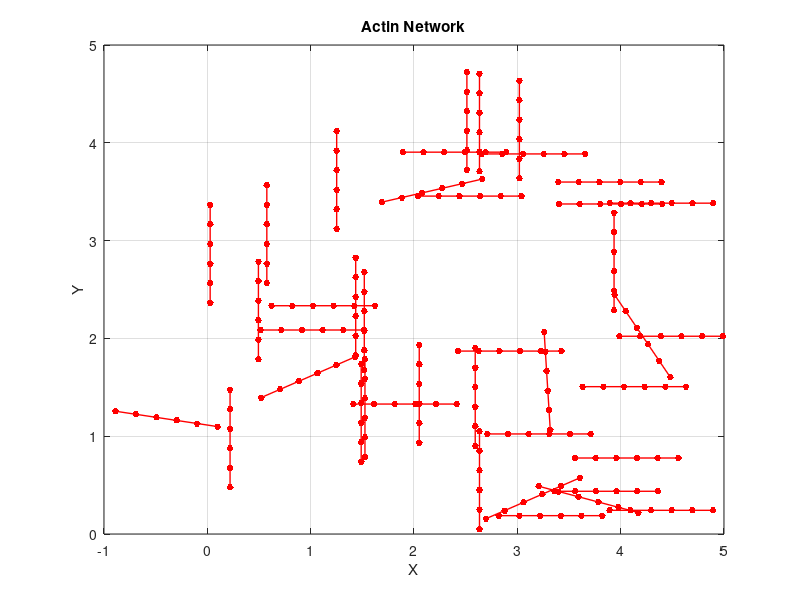

The MATLAB script that drew this image:
%This will generate an actin filament network. The filaments are randomly oriented

rng("shuffle");

%%FOR USER: Change the following according to the network settings
%=====================================================================
%=====================================================================
%Number of desired filaments in the network:
num_filaments = 40;   

%number of nodes per filament
num_nodes = 6;            %if all filaments have the same # nodes

random_num_nodes = 0;     %set to 1 if each filament will have a diff/random # nodes and change the max # nodes
min_nodes = 3;            %the min should always be 3
max_nodes = 10;

%distance between nodes:
equidistance = 0.2;

%random number scalar: get random numbers between 0 and the scalar. For ex, rand(1)*5 will give numbers between 0 to 5. 
%This will be used for the node positions
rand_scalar = 4;

%=====================================================================
%=====================================================================

%%For storage purposes:
%=====================================================================
fil_num = 0;
first_barbed = 0;
last_barbed = 0;

node_data = zeros(num_filaments*num_nodes,2);
first_barbed_data = zeros(num_filaments,1);
last_barbed_data = zeros(num_filaments,1);

nodes_per_fil = zeros(num_filaments,1);

%%Generate the network & Print into a txt file:
%=====================================================================
% Open the file for writing
fid = fopen('network_diffFilamentOrientations.txt', 'w');

for i = 1:num_filaments
    % Generate random number for the polarity
    first_barbed = round(rand(1));

    if(first_barbed==0)
        last_barbed = 1;
    elseif(first_barbed==1)
        last_barbed = 0;
    end

    first_barbed_data(i,1) = first_barbed;
    last_barbed_data(i,1) = last_barbed;

    % Randomly select orientation: vertical, horizontal, or slanted
    orientation = randi([1, 3]);

    %Generate the actin filament
    %Randomly select the seed/starting point of the filament
    x_seed = rand * rand_scalar;
    y_seed = rand * rand_scalar;

    %if each filament has the same number of nodes:
    if(random_num_nodes == 0)

        % Write variables to the file
        fprintf(fid, 'FilamentNumber:%d\n', fil_num);
        fprintf(fid, 'FirstIsBardedEnd:%d\n', first_barbed);
        fprintf(fid, 'LastIsBarbedEnd:%d\n', last_barbed);

        %Calculate the (x,y) positions for each node in the actin filamen based on orientation
        switch orientation
            case 1  % Vertical
                for j = 1:num_nodes
                    node_x = x_seed;
                    node_y = y_seed + (equidistance * (j-1));
            
                    %store into matrix 
                    index = j + (num_nodes*(i-1));
                    node_data(index,1) = node_x;
                    node_data(index,2) = node_y;
            
                    %print
                    fprintf(fid, 'Node:%0.2f,%0.2f\n', node_x, node_y);
                end
                
            case 2  %Horizontal
                for j = 1:num_nodes
                    node_x = x_seed + (equidistance *(j-1));
                    node_y = y_seed;
            
                    %store into matrix 
                    index = j + (num_nodes*(i-1));
                    node_data(index,1) = node_x;
                    node_data(index,2) = node_y;
            
                    %print
                    fprintf(fid, 'Node:%0.2f,%0.2f\n', node_x, node_y);
                end
            case 3  %Slanted i.e. random angle
                %Random angle for the actin filament
                angle = rand * 2 * pi;

                for j = 1:num_nodes
                    node_x = x_seed + (equidistance * cos(angle) * (j-1));
                    node_y = y_seed + (equidistance * sin(angle) * (j-1));
            
                    %store into matrix 
                    index = j + (num_nodes*(i-1));
                    node_data(index,1) = node_x;
                    node_data(index,2) = node_y;
            
                    %print
                    fprintf(fid, 'Node:%0.2f,%0.2f\n', node_x, node_y);
                end

        end
    
        fprintf(fid, 'End_Filament:\n\n');
    end

    %if each filament can have a different number of nodes, randomly select the # nodes in the filament:
    if(random_num_nodes == 1)
        num_nodes = randi([min_nodes, max_nodes]);
        nodes_per_fil(i,1) = num_nodes;

        % Write variables to the file
        fprintf(fid, 'FilamentNumber:%d\n', fil_num);
        fprintf(fid, 'FirstIsBardedEnd:%d\n', first_barbed);
        fprintf(fid, 'LastIsBarbedEnd:%d\n', last_barbed);

         %Calculate the (x,y) positions for each node in the actin filamen based on orientation
        switch orientation
            case 1  % Vertical
                for j = 1:num_nodes
                    node_x = x_seed;
                    node_y = y_seed + (equidistance * (j-1));
            
                    %store into matrix 
                    if (i == 1)
                        index = j + (num_nodes*(i-1));
                        node_data(index,1) = node_x;
                        node_data(index,2) = node_y;
                    else
                        index = j + (sum(nodes_per_fil(1:(i-1))));
                        node_data(index,1) = node_x;
                        node_data(index,2) = node_y;
                    end
            
                    %print
                    fprintf(fid, 'Node:%0.2f,%0.2f\n', node_x, node_y);
                end
              
            case 2  %Horizontal
                for j = 1:num_nodes
                    node_x = x_seed + (equidistance *(j-1));
                    node_y = y_seed;
            
                    %store into matrix 
                    if (i == 1)
                        index = j + (num_nodes*(i-1));
                        node_data(index,1) = node_x;
                        node_data(index,2) = node_y;
                    else
                        index = j + (sum(nodes_per_fil(1:(i-1))));
                        node_data(index,1) = node_x;
                        node_data(index,2) = node_y;
                    end
            
                    %print
                    fprintf(fid, 'Node:%0.2f,%0.2f\n', node_x, node_y);
                end
            case 3  %Slanted i.e. random angle
                %Random angle for the actin filament
                angle = rand * 2 * pi;

                for j = 1:num_nodes
                    node_x = x_seed + (equidistance * cos(angle) * (j-1));
                    node_y = y_seed + (equidistance * sin(angle) * (j-1));
            
                    %store into matrix 
                    if (i == 1)
                        index = j + (num_nodes*(i-1));
                        node_data(index,1) = node_x;
                        node_data(index,2) = node_y;
                    else
                        index = j + (sum(nodes_per_fil(1:(i-1))));
                        node_data(index,1) = node_x;
                        node_data(index,2) = node_y;
                    end
            
                    %print
                    fprintf(fid, 'Node:%0.2f,%0.2f\n', node_x, node_y);
                end

        end
      
        fprintf(fid, 'End_Filament:\n\n');
    end

    fil_num = fil_num + 1;
end

% Close the file
fclose(fid);

%%Plot the nodes
%=====================================================================
if(random_num_nodes ==0)
    start_index = 1;
    end_index = num_nodes;
    figure;
    for i = 1:num_filaments
        plot(node_data(start_index:end_index,1), node_data(start_index:end_index,2), 'r.-', 'MarkerSize', 15, 'LineWidth', 1); 
        start_index = end_index + 1;
        end_index = end_index + num_nodes;
        hold on;
    end
    xlabel('X');
    ylabel('Y');
    title('Actin Network');
    grid on;
end

%if each filament has a different number of nodes
if(random_num_nodes ==1)
    start_index = 0;
    end_index = 0;
    figure;
    for i = 1:num_filaments
        start_index = end_index + 1;
        end_index = sum(nodes_per_fil(1:i));
        plot(node_data(start_index:end_index,1), node_data(start_index:end_index,2), 'r.-', 'MarkerSize', 15, 'LineWidth', 1); 
               
        hold on;
    end
    xlabel('X');
    ylabel('Y');
    title('Actin Network');
    grid on;

end

